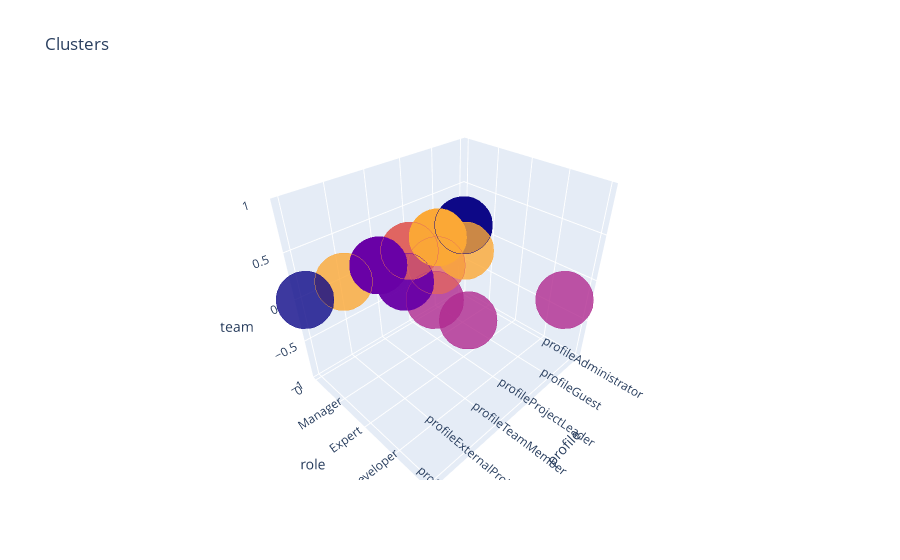

Notebook code for this chart:
### Code cell
df['label3'] =  labels3
trace1 = go.Scatter3d(
    x= df['profile'],
    y= df['role'],
    z= df['team'],
    mode='markers',
     marker=dict(
        color = df['label3'], 
        size= 20,
        line=dict(
            color= df['label3'],
            width= 12
        ),
        opacity=0.8
     )
)
data = [trace1]
layout = go.Layout(
#     margin=dict(
#         l=0,
#         r=0,
#         b=0,
#         t=0
#     )
    title= 'Clusters',
    scene = dict(
            xaxis = dict(title  = 'profile'),
            yaxis = dict(title  = 'role'),
            zaxis = dict(title  = 'team')
        )
)
fig = go.Figure(data=data, layout=layout)
py.offline.iplot(fig)

### Figure 1 — Plotly figure (JSON) as saved in the notebook; plotly's stock layout.template omitted (floating-point values rounded to 4 significant figures)
{"data": [{"marker": {"color": [0, 4, 3, 5, 0, 0, 5, 3, 3, 3, 3, 3, 3, 0, 3, 0, 3, 3, 3, 3, 0, 3, 3, 3, 5, 3, 3, 1, 3, 3, 3, 4, 2, 3, 3, 1, 2, 4, 1, 1, 1, 1, 1, 1, 1, 1, 1, 4, 1, 4, 4, 1, 1, 3, 1, 1, 4, 2, 1, 4, 0, 1, 1], "line": {"color": [0, 4, 3, 5, 0, 0, 5, 3, 3, 3, 3, 3, 3, 0, 3, 0, 3, 3, 3, 3, 0, 3, 3, 3, 5, 3, 3, 1, 3, 3, 3, 4, 2, 3, 3, 1, 2, 4, 1, 1, 1, 1, 1, 1, 1, 1, 1, 4, 1, 4, 4, 1, 1, 3, 1, 1, 4, 2, 1, 4, 0, 1, 1], "width": 12}, "opacity": 0.8, "size": 20}, "mode": "markers", "type": "scatter3d", "x": ["profileAdministrator", "profileGuest", "profileProjectLeader", "profileAdministrator", "profileAdministrator", "profileAdministrator", "profileAdministrator", "profileProjectLeader", "profileProjectLeader", "profileProjectLeader", "profileProjectLeader", "profileProjectLeader", "profileProjectLeader", "profileAdministrator", "profileProjectLeader", "profileAdministrator", "profileProjectLeader", "profileProjectLeader", "profileProjectLeader", "profileProjectLeader", "profileAdministrator", "profileProjectLeader", "profileProjectLeader", "profileProjectLeader", "profileAdministrator", "profileProjectLeader", "profileProjectLeader", "profileTeamMember", "profileProjectLeader", "profileProjectLeader", "profileProjectLeader", "profileExternalProjectLeader", "profileTeamMember", "profileProjectLeader", "profileProjectLeader", "profileTeamMember", "profileTeamMember", "profileGuest", "profileTeamMember", "profileTeamMember", "profileTeamMember", "profileTeamMember", "profileTeamMember", "profileTeamMember", "profileTeamMember", "profileTeamMember", "profileTeamMember", "profileGuest", "profileTeamMember", "profileGuest", "profileGuest", "profileTeamMember", "profileTeamMember", "profileProjectLeader", "profileTeamMember", "profileTeamMember", "profileGuest", "profileGuest", "profileTeamMember", "profileGuest", "profileSupervisor", "profileTeamMember", "profileTeamMember"], "y": [0, 0, 0, "Manager", 0, 0, "Manager", 0, 0, 0, 0, 0, 0, 0, 0, 0, 0, 0, 0, 0, 0, 0, 0, 0, "Manager", 0, 0, 0, 0, 0, 0, 0, "Expert", "Manager", 0, 0, "Developer", "Manager", 0, 0, 0, 0, "Manager", 0, 0, 0, "Manager", 0, 0, 0, 0, 0, 0, 0, 0, 0, 0, "Analyst", 0, 0, 0, 0, 0], "z": [0, 0, 0, "Abacus Team", 0, 0, "Abacus Team", 0, 0, 0, 0, 0, 0, 0, 0, 0, 0, 0, 0, 0, 0, 0, 0, 0, "Abacus Team", 0, 0, 0, 0, 0, 0, 0, 0, 0, 0, 0, 0, 0, 0, 0, 0, 0, 0, 0, 0, 0, 0, 0, 0, 0, 0, 0, 0, 0, 0, 0, 0, 0, 0, 0, 0, 0, 0]}], "layout": {"scene": {"xaxis": {"title": {"text": "profile"}}, "yaxis": {"title": {"text": "role"}}, "zaxis": {"title": {"text": "team"}}}, "title": {"text": "Clusters"}}}
